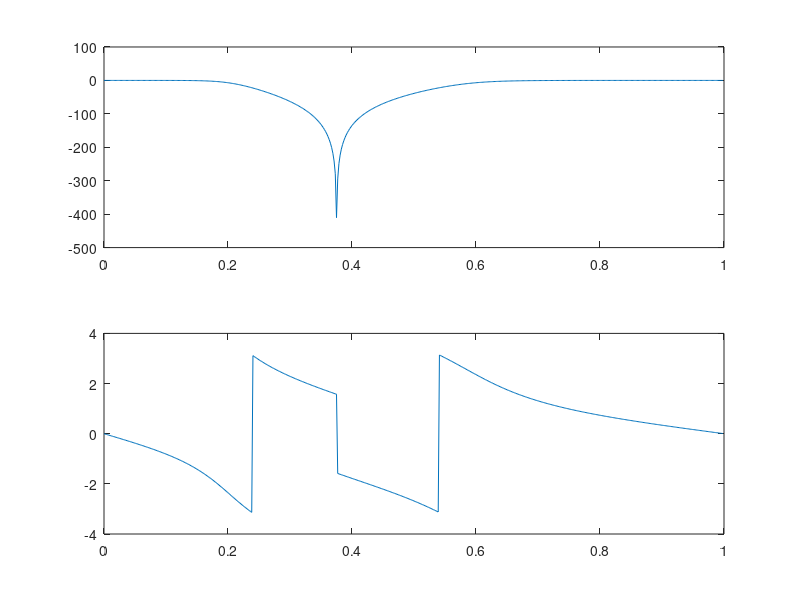

Here is the MATLAB script that generated this plot:
% [b,a] = cheby1(n,Rp,Wp)
% [b,a] = cheby1(n,Rp,Wp,ftype)

clc
close all;
clear all;

% wp1 = ;
% wp2 = ;
% ws1 = ;
% ws2 = ;
% 
% Rp = 2000;
% Rs = 8000;
% ws = .4;
% 
% Wp1 = (wp1 / (ws / 2));
% Wp2 = (wp2 / (ws / 2));
% 
% Ws1 = (ws1 / (ws / 2));
% Ws2 = (ws2 / (ws / 2));

%[n, Wp] = cheb1ord([Wp1 Wp2], [Ws1 Ws2], Rp, Rs);

% Wp = 40 / 500;
% Ws = 150 / 500;
% Rp = 3;
% Rs = 60;

% Wp = 2 * (fp / f)
% Ws = 2 * (fs / f)















% % Low Pass Filter
% 
% f = 1000;
% fs = 150;
% fp = 40;
% Rp = 3;
% Rs = 60;
% 
% Wp = 2 * (fp / f);
% Ws = 2 * (fs / f);
% 
% [n, Wp] = cheb1ord(Wp, Ws, Rp, Rs);
% 
% [num, dnum] = cheby1(n, Rp, Wp);
% 
% string = 'The order of your Filter is: ';
% disp(string);
% disp(n);
% 
% freqz(num, dnum);















% % Band Pass Filter
% 
% f = 1000;
% fp = [60 200];
% fs = [50 250];
% Rp = 3;
% Rs = 40;
% 
% Wp = 2 * (fp / f);
% Ws = 2 * (fs / f);
% 
% [n, Wp] = cheb1ord(Wp, Ws, Rp, Rs);
% 
% [num, dnum] = cheby1(n, Rp, Wp);
% 
% string = 'The order of your Filter is: ';
% disp(string);
% disp(n);
% 
% freqz(num, dnum);















% % Band Pass Filter
% 
% f = 1000;
% fp = [60 200];
% fs = [50 250];
% Rp = 3;
% Rs = 40;
% 
% Wp = 2 * (fp / f);
% Ws = 2 * (fs / f);
% 
% [n, Wp] = cheb1ord(Wp, Ws, Rp, Rs);
% 
% [num, dnum] = cheby1(n, Rp, Wp);
% 
% string = 'The order of your Filter is: ';
% disp(string);
% disp(n);
% 
% freqz(num, dnum);















% % Band Stop Filter
% 
% f = 1000;
% fp = [100 300];
% fs = [50 99];
% Rp = 5;
% Rs = 40;
% 
% Wp = 2 * (fp / f);
% Ws = 2 * (fs / f);
% 
% [n, Wp] = cheb1ord(Wp, Ws, Rp, Rs);
% 
% [num, dnum] = cheby1(n, Rp, Wp, 'stop');
% 
% string = 'The order of your Filter is: ';
% disp(string);
% disp(n);
% 
% freqz(num, dnum);















% Band Stop Filter

f = 1000;
fp = [100 300];

Rp = 5;

Wp = 2 * (fp / f)

n = 3;

[num, dnum] = cheby1(n, Rp, Wp, 'stop');

string = 'The order of your Filter is: ';
disp(string);
disp(n);

freqz(num, dnum);















% % High Pass Filter
% 
% f = 1000;
% 
% fp = 300;
% Rp = .5;
% 
% Wp = 2 * (fp / f);
% n = 9;
% 
% [z, p, k] = cheby1(n, Rp, Wp, 'high');
% 
% sos = zp2sos(z, p, k);
% 
% fvtool(sos, 'Analysis', 'freq')















% rp=0.2;
% rs=20;
% fp=200;
% fs=600;
% f=2000;
% wp=2*(fp/f);
% ws=2*(fs/f);
% [n,wn]=buttord(wp,ws,rp,rs);
% [b,a]=butter(n,wn,'high');
% [h,w]=freqz(b,a);
% subplot(2,1,1);
% plot(w/pi,20*log(abs(h)));
% subplot(2,1,2);
% plot(w/pi,angle(h));















rp=0.2;
rs=20;
fp=200;
fs=600;
f=2000;
wp=2*(fp/f);
ws=2*(fs/f);
[n,wn]=buttord(wp,ws,rp,rs);
wn=[wp,ws];
[b,a]=butter(n, wn, 'stop');
[h,w]=freqz(b,a);
subplot(2,1,1);
plot(w/pi,20*log(abs(h)));
subplot(2,1,2);  plot(w/pi,angle(h));





